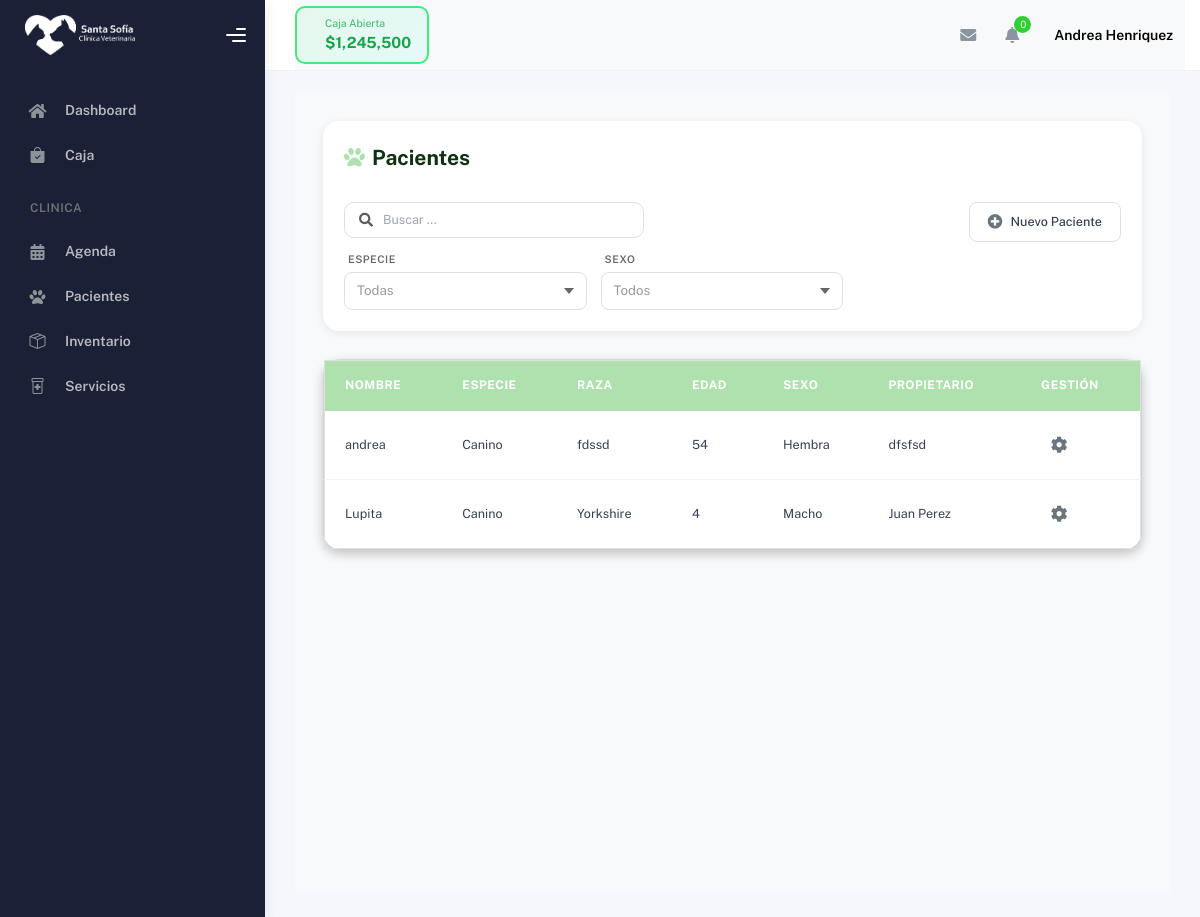
The app's page /hospital/pacientes/ (signed in), older data.
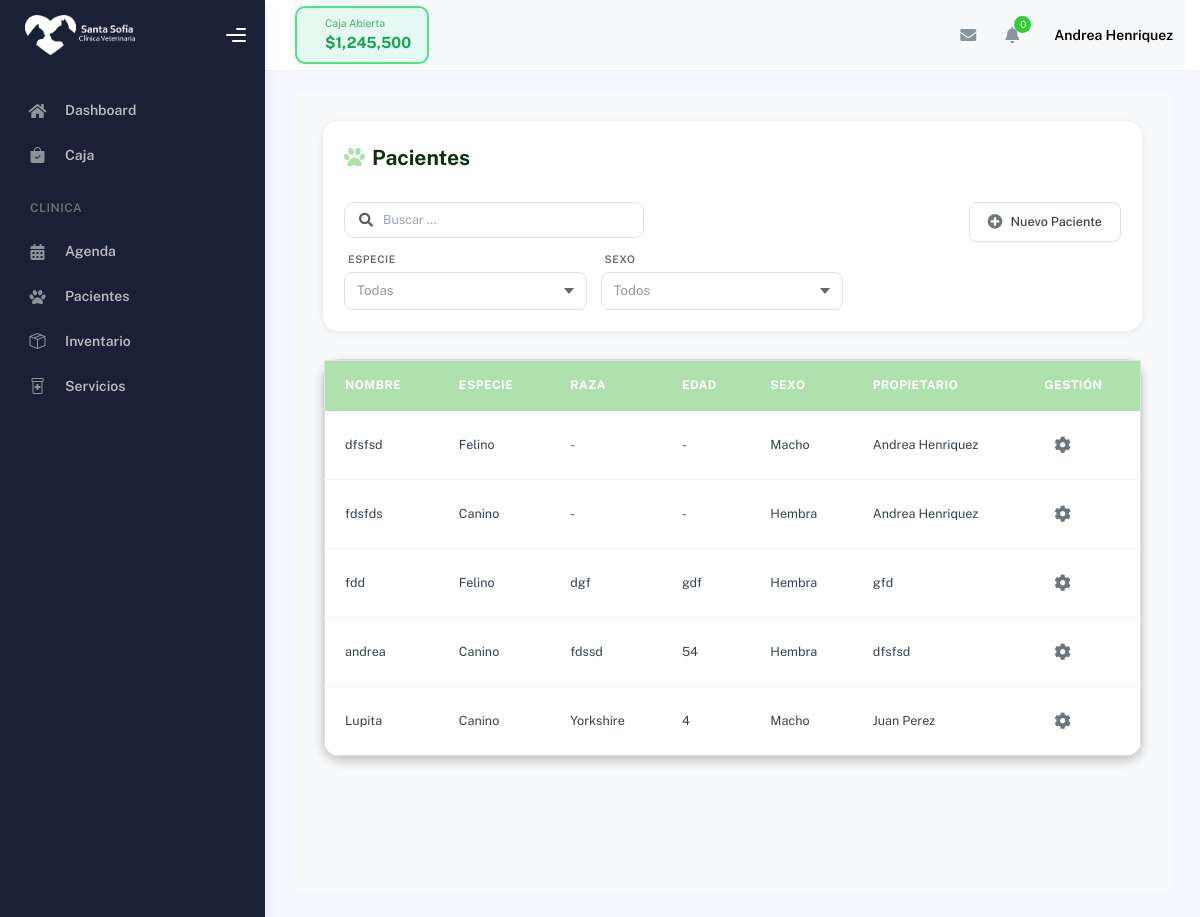
The same page, newer data.
### cuentas/models.py (models this page shows, shortened)
class CustomUser(AbstractBaseUser, PermissionsMixin):
    ROLES = [
        ('administracion', 'Administración'),
        ('veterinario', 'Veterinario'),
        ('recepcion', 'Recepción'),
    ]
    rut = models.CharField(max_length=12, unique=True, verbose_name="RUT")
    nombre = models.CharField(max_length=50)
    apellido = models.CharField(max_length=50)
    correo = models.EmailField(unique=True)
    telefono = models.CharField(max_length=20, blank=True, null=True)
    direccion = models.CharField(max_length=255, blank=True, null=True)
    tipo_contrato = models.CharField(max_length=50, blank=True, null=True)
    rol = models.CharField(max_length=20, choices=ROLES, default='recepcion', verbose_name="Rol")
    is_staff = models.BooleanField(default=False)
    is_active = models.BooleanField(default=True)
    date_joined = models.DateTimeField(default=timezone.now)
    objects = CustomUserManager()
    USERNAME_FIELD = 'rut'
    REQUIRED_FIELDS = ['correo', 'nombre', 'apellido']
    def get_rol_display_custom(self):
        if self.is_staff and self.is_superuser:
            return 'Administración'
        return self.get_rol_display()

### hospital/models.py (models this page shows, shortened)
class Paciente(models.Model):
    ESPECIE_CHOICES = [
        ('canino', 'Canino'),
        ('felino', 'Felino'),
        ('otro', 'Otro'),
    ]
    SEXO_CHOICES = [
        ('macho', 'Macho'),
        ('hembra', 'Hembra'),
    ]
    nombre = models.CharField(max_length=100)
    especie = models.CharField(max_length=20, choices=ESPECIE_CHOICES)
    raza = models.CharField(max_length=100, blank=True, null=True)
    edad = models.CharField(max_length=50, blank=True, null=True, help_text="Ej: 3 años, 6 meses")
    sexo = models.CharField(max_length=10, choices=SEXO_CHOICES)
    color = models.CharField(max_length=100, blank=True, null=True)
    microchip = models.CharField(
        max_length=50,
        blank=True,
        null=True,
        unique=False,  # Cambiar a False o eliminar esta línea
        help_text='Número de microchip (opcional)'
    )
    propietario = models.ForeignKey('Propietario', on_delete=models.CASCADE, related_name='pacientes')
    fecha_registro = models.DateTimeField(auto_now_add=True)
    fecha_ultimo_control = models.DateTimeField(blank=True, null=True)
    ultimo_peso = models.DecimalField(max_digits=6, decimal_places=2, blank=True, null=True, help_text="Peso en kg")
    activo = models.BooleanField(default=True)
    observaciones = models.TextField(blank=True, null=True)
    class Meta:
        verbose_name = 'Paciente'
        verbose_name_plural = 'Pacientes'
        ordering = ['-fecha_registro']

class Propietario(models.Model):
    nombre = models.CharField(max_length=100)
    apellido = models.CharField(max_length=100)
    telefono = models.CharField(max_length=20, blank=True, null=True)
    email = models.EmailField(blank=True, null=True)
    direccion = models.TextField(blank=True, null=True)
    fecha_registro = models.DateTimeField(auto_now_add=True)
    class Meta:
        verbose_name = 'Propietario'
        verbose_name_plural = 'Propietarios'
    @property
    def nombre_completo(self):
        return f"{self.nombre} {self.apellido}"

### hospital/views.py (the view)
# urls.py: path('pacientes/', views.pacientes_view, name='pacientes_view'),
@login_required
def pacientes_view(request):
    pacientes = Paciente.objects.select_related('propietario').filter(activo=True).order_by('-fecha_registro')
    context = {
        'pacientes': pacientes,
    }
    return render(request, 'pacientes/pacientes.html', context)

### hospital/templates/pacientes/pacientes.html (shortened to what this page needs)
{% extends "partials/base_table.html" %}
{% load static %}
{% block styles %}
<link rel="stylesheet" href="{% static 'css/base/tables_base.css' %}?v=4" type="text/css" media="all">
{% endblock %}
{% block table_title %}
<i class="fas fa-paw"></i> Pacientes
{% endblock %}
{% block table_filters %}
<div class="filter-group">
    <div class="vet-custom-select-wrapper">
        <span class="tag_select">Especie</span>
        <div class="vet-custom-select">
            <span class="vet-selected-value placeholder">Todas</span>
            <div class="vet-arrow"></div>
        </div>
    </div>
    <div class="vet-custom-select-wrapper">
        <span class="tag_select">Sexo</span>
        <div class="vet-custom-select">
            <span class="vet-selected-value placeholder">Todos</span>
            <div class="vet-arrow"></div>
        </div>
    </div>
</div>
{% endblock %}
{% block table_buttons %}
<button type="button" onclick="abrirModalNuevoPaciente()">
    <i class="fas fa-plus-circle"></i> Nuevo Paciente
</button>
{% endblock %}
{% block table_columns %}
<th>Nombre</th>
<th>Especie</th>
<th>Raza</th>
<th>Edad</th>
<th>Sexo</th>
<th>Propietario</th>
<th>Gestión</th>
{% endblock %}
{% block table_rows %}
{% for paciente in pacientes %}
<tr data-especie="{{ paciente.especie|lower }}" data-sexo="{{ paciente.sexo|lower }}">
    <td>{{ paciente.nombre }}</td>
    <td>{{ paciente.get_especie_display|default:paciente.especie|capfirst }}</td>
    <td>{{ paciente.raza|default:"-" }}</td>
    <td>{{ paciente.edad|default:"-" }}</td>
    <td>{{ paciente.get_sexo_display|default:paciente.sexo|capfirst }}</td>
    <td>{{ paciente.propietario.nombre_completo|default:"-" }}</td>
    <td>
        <div class="manage-wheel">
            <button type="button" onclick="toggleWheel(this)">
                <i class="fas fa-cog"></i>
            </button>
        </div>
    </td>
</tr>
{% empty %}
<tr>
    <td colspan="7" style="text-align: center; padding: 2rem;">
        <p style="margin-top: 1rem; color: #666;">No hay pacientes registrados</p>
    </td>
</tr>
{% endfor %}
{% endblock %}

### templates/partials/base_table.html (shortened to what this page needs)
{% extends "partials/base.html" %}
{% load static %}
{% block content %}
<div class="table-page-content">
    <div class="container-fluid">
        <div class="table-header">
            <h4>
                {% block table_title %}{% endblock %}
            </h4>
            <div class="table-header-controls">
                <div class="search-bar">
                    <i class="fas fa-search text-muted"></i>
                    <input type="text" id="searchInput" placeholder="Buscar ...">
                </div>
                {% block table_filters %}
                {% endblock %}
            </div>
            <div class="table-actions">
                <div class="table-action-buttons">
                    {% block table_buttons %}{% endblock %}
                </div>
            </div>
        </div>
        <div class="vet-table">
            <table id="vet-table" class="vet-table">
                <thead>
                    <tr>
                        {% block table_columns %}{% endblock %}
                    </tr>
                </thead>
                <tbody>
                    {% block table_rows %}{% endblock %}
                </tbody>
            </table>
        </div>
    </div>
</div>
{% endblock %}

### templates/partials/base.html (shortened to what this page needs)
{% load static %}
{% block base %}
<!DOCTYPE html>
<html lang="es">
<head>
    <link href="https://cdn.jsdelivr.net/npm/bootstrap@5.3.0/dist/css/bootstrap.min.css" rel="stylesheet">
    <link rel="stylesheet" href="https://cdnjs.cloudflare.com/ajax/libs/font-awesome/6.4.0/css/all.min.css">
    <link rel="stylesheet" href="{% static 'css/plugins.min.css' %}" />
    <link rel="stylesheet" href="{% static 'css/kaiadmin.min.css' %}" />
    <link rel="stylesheet" href="{% static 'css/dashboard_style.css' %}" />
    <link rel="stylesheet" href="https://cdn.jsdelivr.net/npm/bootstrap-icons@1.11.1/font/bootstrap-icons.css">
    <link rel="stylesheet" href="{% static 'css/base/modals_base.css' %}" />
    {% block styles %}{% endblock %}
</head>
<body>
    <div class="wrapper">
        {% include 'partials/sidebar.html' %}
        <div class="main-panel">
            {% include 'partials/topbar.html' %}
            <div class="container">
                <div class="page-inner">
                    {% block content %}{% endblock %}
                </div>
            </div>
        </div>
    </div>
</body>
</html>
{% endblock %}

### templates/partials/sidebar.html (shortened to what this page needs)
{% load static %}
<link rel="stylesheet" href="https://cdn.jsdelivr.net/npm/bootstrap-icons@1.13.1/font/bootstrap-icons.min.css">
<div class="sidebar" data-background-color="dark">
    <div class="sidebar-logo">
        <div class="logo-header" data-background-color="dark">
            <a href="{% url 'dashboard' %}" class="logo">
                <img src="{% static 'img/logo.png' %}" alt="navbar brand" class="navbar-brand" height="40" />
            </a>
            <div class="nav-toggle">
                <button class="btn btn-toggle toggle-sidebar">
                    <i class="gg-menu-right"></i>
                </button>
            </div>
        </div>
    </div>
    <div class="sidebar-wrapper scrollbar scrollbar-inner">
        <div class="sidebar-content">
            <ul class="nav nav-secondary">
                <li class="nav-item {% if request.resolver_match.url_name == 'dashboard' %}active{% endif %}">
                    <a href="{% url 'dashboard' %}">
                        <i class="fas fa-home"></i>
                        <p>Dashboard</p>
                    </a>
                </li>
                <li class="nav-item {% if request.resolver_match.app_name == 'caja' %}active{% endif %}">
                    <a href="{% url 'caja:cashregister' %}">
                        <i class="bi bi-bag-check-fill"></i>
                        <p>Caja</p>
                    </a>
                </li>
                <li class="nav-section">
                    <h4 class="text-section">CLINICA</h4>
                </li>
                <li class="nav-item {% if request.resolver_match.url_name == 'agenda' %}active{% endif %}">
                    <a href="{% url 'agenda:agenda' %}">
                        <i class="fas fa-calendar-alt"></i>
                        <p>Agenda</p>
                    </a>
                </li>
                <li class="nav-item {% if request.resolver_match.url_name == 'pacientes' %}active{% endif %}">
                    <a href=" {% url 'hospital:pacientes_view' %}">
                        <i class="fas fa-paw"></i>
                        <p>Pacientes</p>
                    </a>
                </li>
                <li class="nav-item {% if request.resolver_match.url_name == 'inventario' %}active{% endif %}">
                    <a href="{% url 'hospital:inventario' %}">
                        <i class="bi bi-box-seam"></i>
                        <p>Inventario</p>
                    </a>
                </li>
                <li class="nav-item {% if request.resolver_match.url_name == 'servicios' %}active{% endif %}">
                    <a href="{% url 'hospital:servicios' %}">
                        <i class="bi bi-prescription2"></i>
                        <p>Servicios</p>
                    </a>
                </li>
        </div>
    </div>
</div>

### templates/partials/topbar.html (shortened to what this page needs)
{% load static %}
<div class="main-header">
    <nav class="navbar navbar-header navbar-header-transparent navbar-expand-lg border-bottom">
        <div class="container-fluid">
            <nav class="navbar navbar-header-left navbar-expand-lg p-0 d-none d-lg-flex">
                <div class="cash-status-btn open" id="cashStatusBtn" onclick="toggleCashRegister()">
                    <div class="status-info">
                        <h6 id="cashStatusLabel">Caja Abierta</h6>
                        <div class="amount" id="cashAmount">$1,245,500</div>
                    </div>
                </div>
            </nav>
            <ul class="navbar-nav topbar-nav ms-md-auto align-items-center">
                <li class="nav-item topbar-icon dropdown hidden-caret">
                    <a class="nav-link dropdown-toggle" href="#" id="messageDropdown" role="button"
                        data-bs-toggle="dropdown" aria-haspopup="true" aria-expanded="false">
                        <i class="fa fa-envelope"></i>
                    </a>
                </li>
                <li class="nav-item topbar-icon dropdown hidden-caret">
                    <a class="nav-link dropdown-toggle" href="#" id="notifDropdown" role="button"
                        data-bs-toggle="dropdown" aria-haspopup="true" aria-expanded="false">
                        <i class="fa fa-bell"></i>
                        <span class="notification">0</span>
                    </a>
                </li>
                <li class="nav-item topbar-user dropdown hidden-caret">
                    <a class="dropdown-toggle profile-pic" data-bs-toggle="dropdown" href="#" aria-expanded="false">
                        <span class="profile-username">
                            <span class="fw-bold">{{ user.nombre }} {{ user.apellido }}</span>
                        </span>
                    </a>
                </li>
            </ul>
        </div>
    </nav>
</div>

### static/css/dashboard_style.css (style rules this page uses)
:root { --primary-color: #afe1af; --primary-hover: #89c57c; --text-dark: #103012; }

### static/css/base/modals_base.css (style rules this page uses)
:root { --primary-color: #afe1af; --primary-hover: #89c57c; --text-dark: #103012; --bg-light: #f8f9fa; --border-color: #e0e0e0; --shadow-sm: 0 2px 8px rgba(0, 0, 0, 0.08); --shadow-md: 0 4px 12px rgba(0, 0, 0, 0.12); --grey: #afafaf; --grey-hover: #a8a8a8; }

### templates/partials/topbar.html (style rules this page uses)
.main-header { z-index: 10!important; }
.navbar-header-left .cash-status-btn { margin: 0; }
.cash-status-btn { display: flex; align-items: center; gap: 12px; padding: 8px 16px; border-radius: 10px; border: 2px solid; font-weight: 600; transition: all 0.3s ease; cursor: pointer; }
.cash-status-btn.open { background: linear-gradient(135deg, rgba(67, 233, 123, 0.1) 0%, rgba(56, 249, 215, 0.1) 100%); border-color: #43e97b; color: #16a34a; }
.cash-status-btn .status-info h6 { margin: 0; font-size: 0.75rem; opacity: 0.8; }
.cash-status-btn .status-info .amount { margin: 0; font-size: 1.1rem; font-weight: 700; }

Row changes from the older to the newer data that the page shows:
added Paciente: nombre "dfsfsd", especie "Felino", raza "-", edad "-", sexo "Macho", propietario.nombre_completo "Andrea Henriquez"
added Paciente: nombre "fdsfds", especie "Canino", raza "-", edad "-", sexo "Hembra", propietario.nombre_completo "Andrea Henriquez"
added Paciente: nombre "fdd", especie "Felino", raza "dgf", edad "gdf", sexo "Hembra", propietario.nombre_completo "gfd"
